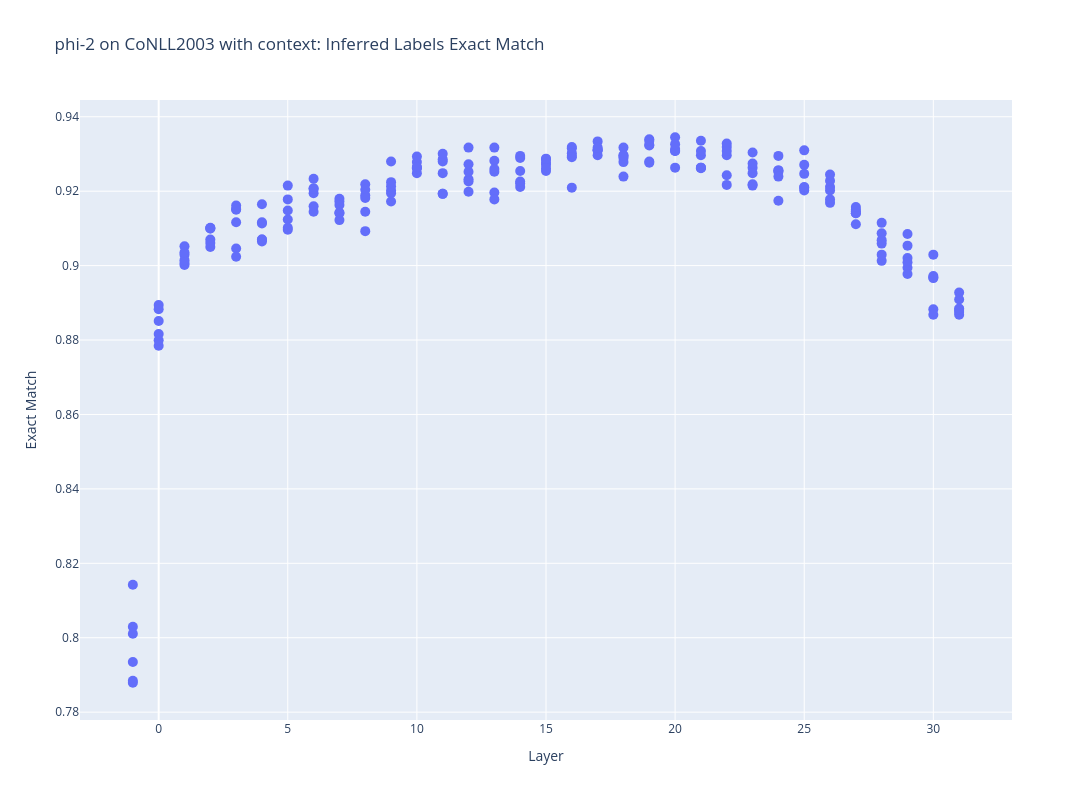

Notebook cell for this chart:
### Code cell
def plot_all_interactive(
        metric: str,
        filtered_results: pd.DataFrame,
        ):
    layers = []
    accs = []
    hover_texts = []
    y = []
    for ind, data in filtered_results.iterrows():
        layers.append(data["layer"])
        try:
            acc = max([log["test accuracy"] for log in data["history"]])
        except:
            acc = np.nan
        m = data["Eval"][metric]
        y.append(m)
        accs.append(acc)
        t = data["date"]
        date_hr = time.strftime('%b %d %Hh%M', time.localtime(t))
        hover_text = f"run {data['run']} | Layer: {data['layer']} | acc: {acc:.3f}<br>epochs: {data['epochs']}, LR: {data['lr']}, b_size: {data['batch_size']}<br>{metric}: {data['Eval'][metric]:.2f}<br>{data['extraction_method']} | {date_hr}"  # Adjust as needed
        hover_texts.append(hover_text)

    # Create a scatter plot
    fig = go.Figure(data=go.Scatter(
        x=layers,
        # y=accs,
        y=y,
        mode='markers',
        marker=dict(size=10),
        text=hover_texts,  # Hover text
        hoverinfo='text'
            ),
        )

    # Add titles and labels
    fig.update_layout(
        title=f"{model_name.split('/')[-1]} on {dataset_name} with{'' if with_context else 'out'} context: Inferred Labels {metric}",
        xaxis_title="Layer",
        yaxis_title=metric,
        legend_title="Legend",
        hovermode="closest",
        width=1500,
        height=800,
    )
    fig.show()


metric = "Partial Match"
metric = "Chr-F"
metric = "Exact Match"

plot_all_interactive(metric, filtered_results)

### Figure 1 — Plotly figure (JSON) as saved in the notebook; plotly's stock layout.template omitted (floating-point values rounded to 4 significant figures; data arrays with more than 128 entries replaced by an {"elided": "..."} marker saying what was removed)
{"data": [{"hoverinfo": "text", "marker": {"size": 10}, "mode": "markers", "text": {"elided": "198 str values"}, "type": "scatter", "x": {"elided": "198 int values"}, "y": {"elided": "198 float values"}}], "layout": {"height": 800, "hovermode": "closest", "legend": {"title": {"text": "Legend"}}, "title": {"text": "phi-2 on CoNLL2003 with context: Inferred Labels Exact Match"}, "width": 1500, "xaxis": {"title": {"text": "Layer"}}, "yaxis": {"title": {"text": "Exact Match"}}}}
